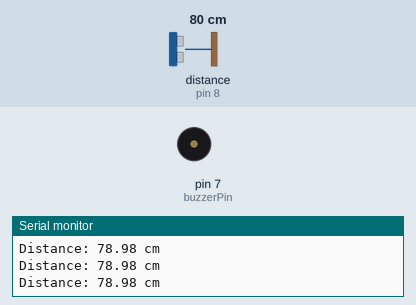
Simulated run of this sketch. Board: Arduino Uno, built with avr-gcc and run on an emulated ATmega328P. Parts: buzzer (waves = sounding), the last lines printed to the serial monitor. Wiring (inferred from the names in the program): ultrasonic range finder: trigger pin 9; echo pin 8. The test bench sets the inputs (shaded band); at power-on: distance to the obstacle (sensor on pin 8) 80 cm. The echo pulse lasts 58.3 µs per cm.

Above: at 1.2 s.
1.3 s: distance to the obstacle (sensor on pin 8) set to 27 cm
At 1.57 s:
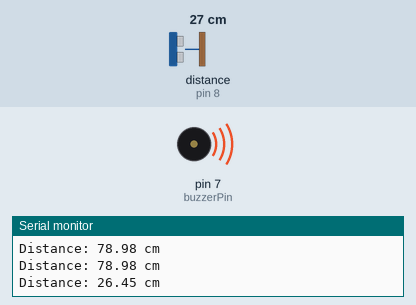
4.3 s: distance to the obstacle (sensor on pin 8) set to 23 cm
7.3 s: distance to the obstacle (sensor on pin 8) set to 20 cm
10.3 s: distance to the obstacle (sensor on pin 8) set to 12 cm
13.3 s: distance to the obstacle (sensor on pin 8) set to 9 cm
At 14.0 s:
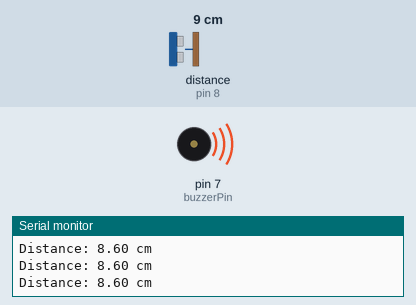
14.9 s: distance to the obstacle (sensor on pin 8) set to 60 cm
At 15.9 s:
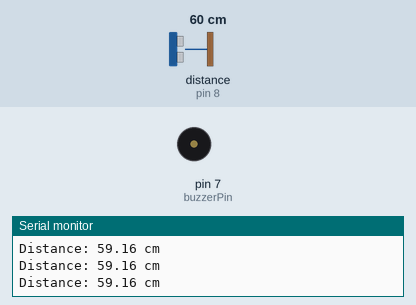
Timing chart, 0 to 17.9 s (numbered marks = the images above; inputs shaded):
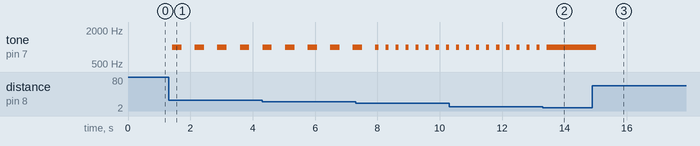

Measured:
- the behaviour switches between 11 and 10 cm on distance to the obstacle (sensor on pin 8) (found by bisection; images 1 and 2)
- after the input at 1.3 s, tone on pin 7 (buzzerPin): alternates 1000 Hz for 0.30 s and silent for 0.42 s, starting after 0.12 s
- after the input at 13.3 s, tone on pin 7 (buzzerPin): goes on until 13.4 s, then stays 1000 Hz
- after the input at 14.9 s, tone on pin 7 (buzzerPin): 1000 Hz → silent after 0.12 s

The sketch:

Ultrasonic_bluetooth2.ino
```cpp
#include <SoftwareSerial.h>
const int trigPin = 9;
const int echoPin = 8;
const int buzzerPin = 7;
SoftwareSerial BTSerial(10, 11);

void setup() {
  pinMode(trigPin, OUTPUT);
  pinMode(echoPin, INPUT);
  pinMode(buzzerPin, OUTPUT);
  Serial.begin(9600);
  BTSerial.begin(9600);
}

void loop() {
  long duration;
  float distance;

  digitalWrite(trigPin, LOW);
  delayMicroseconds(2);
  digitalWrite(trigPin, HIGH);
  delayMicroseconds(10);
  digitalWrite(trigPin, LOW);

  duration = pulseIn(echoPin, HIGH);
  distance = (duration * 0.034) / 2;

  Serial.print("Distance: ");
  Serial.print(distance);
  Serial.println(" cm");


  BTSerial.print("Distance: ");
  BTSerial.print(distance);
  BTSerial.println(" cm");

  if (distance < 10) {
    tone(buzzerPin, 1000);
  } else if (distance < 20) {
    tone(buzzerPin, 1000);
    delay(100);
    noTone(buzzerPin);
    delay(100);
  } else if (distance < 30) {
    tone(buzzerPin, 1000);
    delay(300);
    noTone(buzzerPin);
    delay(300);
  } else {
    noTone(buzzerPin);
  }

  delay(100);
}
```
